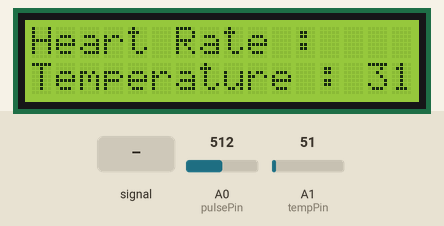
Simulated run of this sketch. Board: Arduino Uno, built with avr-gcc and run on an emulated ATmega328P. Parts: 16×2 character LCD. Inputs (shaded band) come from the test bench; at power-on: A1 (tempPin) = 51, A0 (pulsePin) = 512.

Above: at 1.2 s.
1.3 s: A0 (pulsePin) fed a 200 Hz sine of ±81 counts around its level
At 2.9 s:
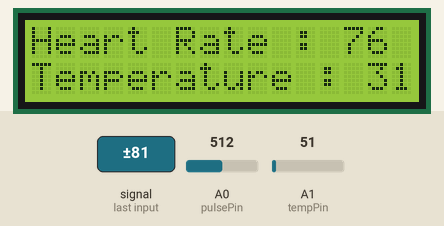
4.9 s: A1 (tempPin) set to 61
At 7.2 s:
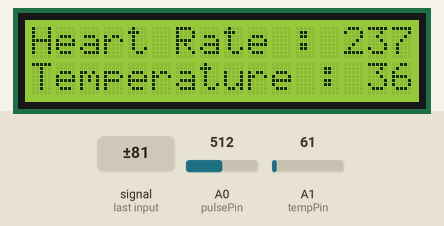
7.5 s: A0 (pulsePin) fed a 2 Hz sine of ±306 counts around its level
At 9.0 s:
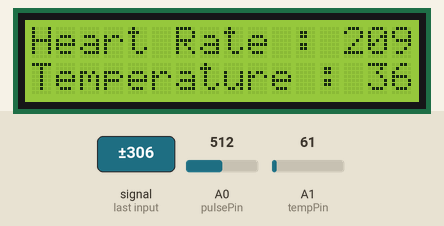
11.5 s: A1 (tempPin) set to 71
At 14.8 s:
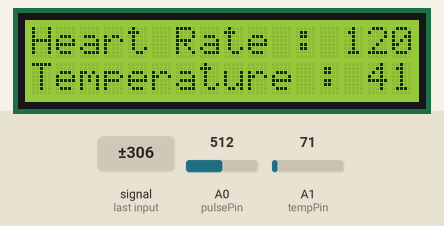
15.6 s: A1 (tempPin) set to 86
At 19.8 s:
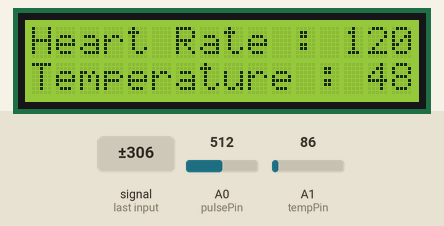
Timing chart, 0 to 21.0 s (numbered marks = the images above; inputs shaded):
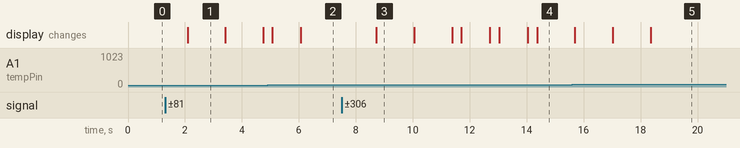

The sketch:

Prototype2-Ard.ino
```cpp
#include<LiquidCrystal.h>
#include<SoftwareSerial.h>

const int rs = 7, en = 9, d4 = 10, d5 = 11, d6 = 12, d7 = 13;
LiquidCrystal lcd(rs, en, d4, d5, d6, d7);

int pulsePin = A0;                  // Pulse Sensor purple wire connected to analog pin A0
int blinkPin = 13;                  // pin to blink led at each beat
//temperature
int val;
int tempPin = A1;
// Volatile Variables, used in the interrupt service routine!
volatile int BPM;                   // int that holds raw Analog in 0. updated every 2mS
volatile int Signal;                // holds the incoming raw data
volatile int IBI = 600;             // int that holds the time interval between beats! Must be seeded!
volatile boolean Pulse = false;     // "True" when User's live heartbeat is detected. "False" when not a "live beat".
volatile boolean QS = false;        // becomes true when Arduoino finds a beat.

static boolean serialVisual = true;   // Set to 'false' by Default.  Re-set to 'true' to see Arduino Serial Monitor ASCII Visual Pulse

volatile int rate[10];                      // array to hold last ten IBI values
volatile unsigned long sampleCounter = 0;          // used to determine pulse timing
volatile unsigned long lastBeatTime = 0;           // used to find IBI
volatile int P = 512;                      // used to find peak in pulse wave, seeded
volatile int T = 512;                     // used to find trough in pulse wave, seeded
volatile int thresh = 525;                // used to find instant moment of heart beat, seeded
volatile int amp = 100;                   // used to hold amplitude of pulse waveform, seeded
volatile boolean firstBeat = true;        // used to seed rate array so we startup with reasonable BPM
volatile boolean secondBeat = false;      // used to seed rate array so we startup with reasonable BPM
long waitTime = 10000;

SoftwareSerial serial(2, 3);

void setup()
{
  pinMode(blinkPin,OUTPUT);         // pin that will blink to your heartbeat!
  serial.begin(9600);             // we agree to talk fast!
  interruptSetup();                 // sets up to read Pulse Sensor signal every 2mS
  lcd.begin(16, 2);                 // initialize lcd
}

void loop()
{
   serialOutput();
  val = analogRead(tempPin);
  float mv = ( val/1024.0)*5000;
  float cel = (mv/10)+7;
  float farh = (cel*9)/5 + 32;
  lcd.setCursor(0, 0);
  lcd.print("Heart Rate :");

  lcd.setCursor(0,1);
  lcd.print("Temperature : ");
  lcd.print(cel) ;
  lcd.print("*C");
  delay(1000);
  if (QS == true) // A Heartbeat Was Found
    {
      // BPM and IBI have been Determined
      // Quantified Self "QS" true when arduino finds a heartbeat
      serialOutputWhenBeatHappens(); // A Beat Happened, Output that to serial.
      QS = false; // reset the Quantified Self flag for next time
    }

  delay(20); //  take a break
}


void interruptSetup()
{
  // Initializes Timer2 to throw an interrupt every 2mS.
  TCCR2A = 0x02;     // DISABLE PWM ON DIGITAL PINS 3 AND 11, AND GO INTO CTC MODE
  TCCR2B = 0x06;     // DON'T FORCE COMPARE, 256 PRESCALER
  OCR2A = 0X7C;      // SET THE TOP OF THE COUNT TO 124 FOR 500Hz SAMPLE RATE
  TIMSK2 = 0x02;     // ENABLE INTERRUPT ON MATCH BETWEEN TIMER2 AND OCR2A
  sei();             // MAKE SURE GLOBAL INTERRUPTS ARE ENABLED
}

void serialOutput()
{   // Decide How To Output Serial.
 if (serialVisual == true)
  {
     arduinoSerialMonitorVisual('-', Signal);   // goes to function that makes Serial Monitor Visualizer
  }
 else
  {
      sendDataToSerial('S', Signal);     // goes to sendDataToSerial function
   }
}

void serialOutputWhenBeatHappens()
{
//    BPM = (BPM/3)+10;

   lcd.setCursor(13,0);
   lcd.print(BPM);

   if(millis()>waitTime && (BPM<60 || BPM>80)){
    serial.print(String(BPM));
    serial.flush();
    }
    delay(300);
}

void arduinoSerialMonitorVisual(char symbol, int data )
{
  const int sensorMin = 0;      // sensor minimum, discovered through experiment
  const int sensorMax = 1024;    // sensor maximum, discovered through experiment
  int sensorReading = data; // map the sensor range to a range of 12 options:
  int range = map(sensorReading, sensorMin, sensorMax, 0, 11);
  // do something different depending on the
  // range value:
}


void sendDataToSerial(char symbol, int data )
{
   // Ignore this for now
}

ISR(TIMER2_COMPA_vect) //triggered when Timer2 counts to 124
{
  cli();                                      // disable interrupts while we do this
  Signal = analogRead(pulsePin);              // read the Pulse Sensor
  sampleCounter += 2;                         // keep track of the time in mS with this variable
  int N = sampleCounter - lastBeatTime;       // monitor the time since the last beat to avoid noise
                                              //  find the peak and trough of the pulse wave
  if(Signal < thresh && N > (IBI/5)*3) // avoid dichrotic noise by waiting 3/5 of last IBI
    {
      if (Signal < T) // T is the trough
      {
        T = Signal; // keep track of lowest point in pulse wave
      }
    }

  if(Signal > thresh && Signal > P)
    {          // thresh condition helps avoid noise
      P = Signal;                             // P is the peak
    }                                        // keep track of highest point in pulse wave

  //  NOW IT'S TIME TO LOOK FOR THE HEART BEAT
  // signal surges up in value every time there is a pulse
  if (N > 250)
  {                                   // avoid high frequency noise
    if ( (Signal > thresh) && (Pulse == false) && (N > (IBI/5)*3) )
      {
        Pulse = true;                               // set the Pulse flag when we think there is a pulse
        digitalWrite(blinkPin,HIGH);                // turn on pin 13 LED
        IBI = sampleCounter - lastBeatTime;         // measure time between beats in mS
        lastBeatTime = sampleCounter;               // keep track of time for next pulse

        if(secondBeat)
        {                        // if this is the second beat, if secondBeat == TRUE
          secondBeat = false;                  // clear secondBeat flag
          for(int i=0; i<=9; i++) // seed the running total to get a realisitic BPM at startup
          {
            rate[i] = IBI;
          }
        }

        if(firstBeat) // if it's the first time we found a beat, if firstBeat == TRUE
        {
          firstBeat = false;                   // clear firstBeat flag
          secondBeat = true;                   // set the second beat flag
          sei();                               // enable interrupts again
          return;                              // IBI value is unreliable so discard it
        }
      // keep a running total of the last 10 IBI values
      word runningTotal = 0;                  // clear the runningTotal variable

      for(int i=0; i<=8; i++)
        {                // shift data in the rate array
          rate[i] = rate[i+1];                  // and drop the oldest IBI value
          runningTotal += rate[i];              // add up the 9 oldest IBI values
        }

      rate[9] = IBI;                          // add the latest IBI to the rate array
      runningTotal += rate[9];                // add the latest IBI to runningTotal
      runningTotal /= 10;                     // average the last 10 IBI values
      BPM = 60000/runningTotal;               // how many beats can fit into a minute? that's BPM!
      QS = true;                              // set Quantified Self flag
      // QS FLAG IS NOT CLEARED INSIDE THIS ISR
    }
  }

  if (Signal < thresh && Pulse == true)
    {   // when the values are going down, the beat is over
      digitalWrite(blinkPin,LOW);            // turn off pin 13 LED
      Pulse = false;                         // reset the Pulse flag so we can do it again
      amp = P - T;                           // get amplitude of the pulse wave
      thresh = amp/2 + T;                    // set thresh at 50% of the amplitude
      P = thresh;                            // reset these for next time
      T = thresh;
    }

  if (N > 2500)
    {                           // if 2.5 seconds go by without a beat
      thresh = 512;                          // set thresh default
      P = 512;                               // set P default
      T = 512;                               // set T default
      lastBeatTime = sampleCounter;          // bring the lastBeatTime up to date
      firstBeat = true;                      // set these to avoid noise
      secondBeat = false;                    // when we get the heartbeat back
    }

  sei();                                   // enable interrupts when youre done!
}// end isr
```

Measured:
- after the input at 1.3 s, the display: changes after 0.79 s (image 1)
- after the input at 4.9 s, the display: first changes after 0.17 s (image 2 shows a later state)
- after the input at 7.5 s, the display: changes after 1.2 s (image 3)
- after the input at 15.6 s, the display: changes after 0.10 s (image 5)
- what the display in image 1 shows lasts 1.3 s, from 2.1 s to 3.4 s
